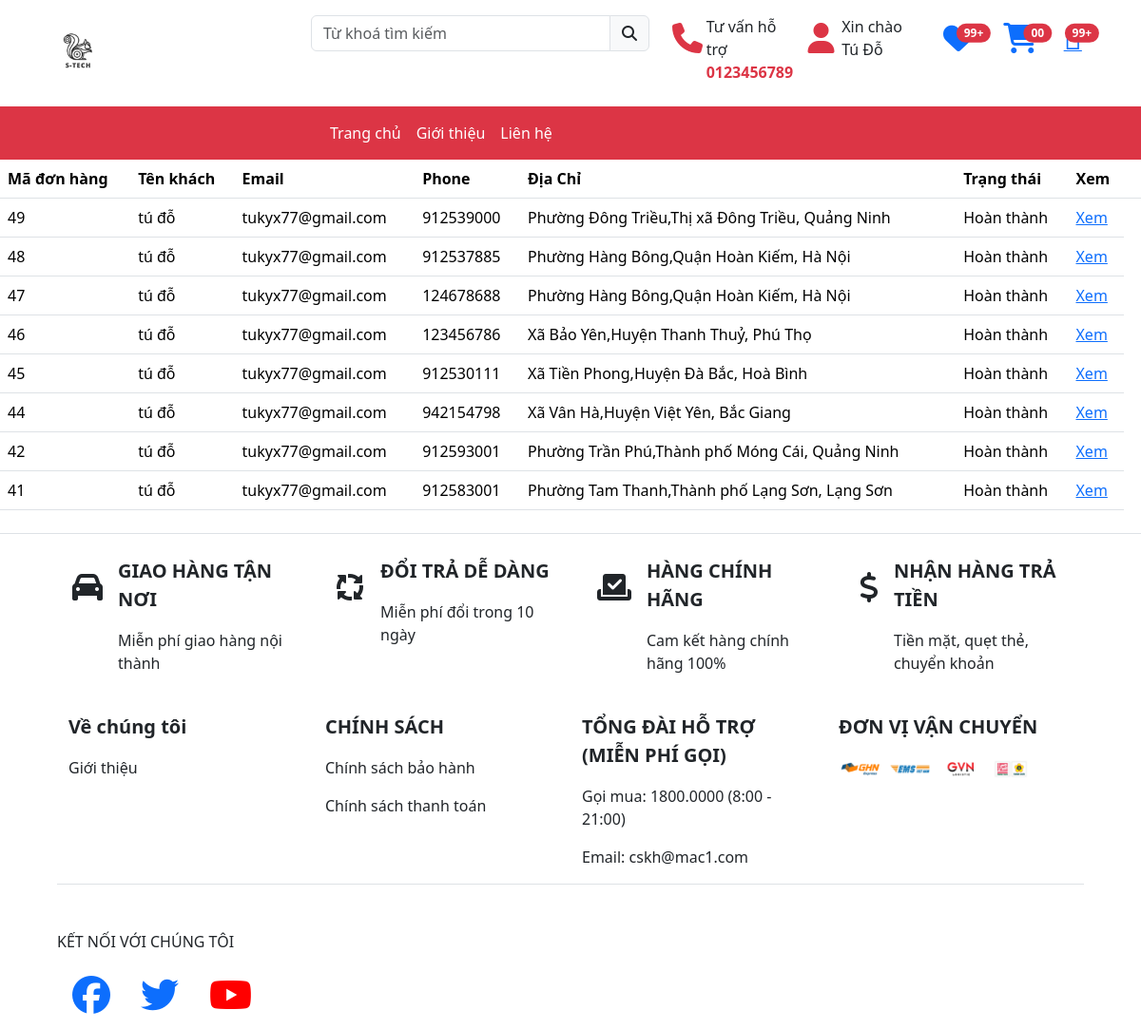
The app's page /user_don_hang.php (signed in), older data.
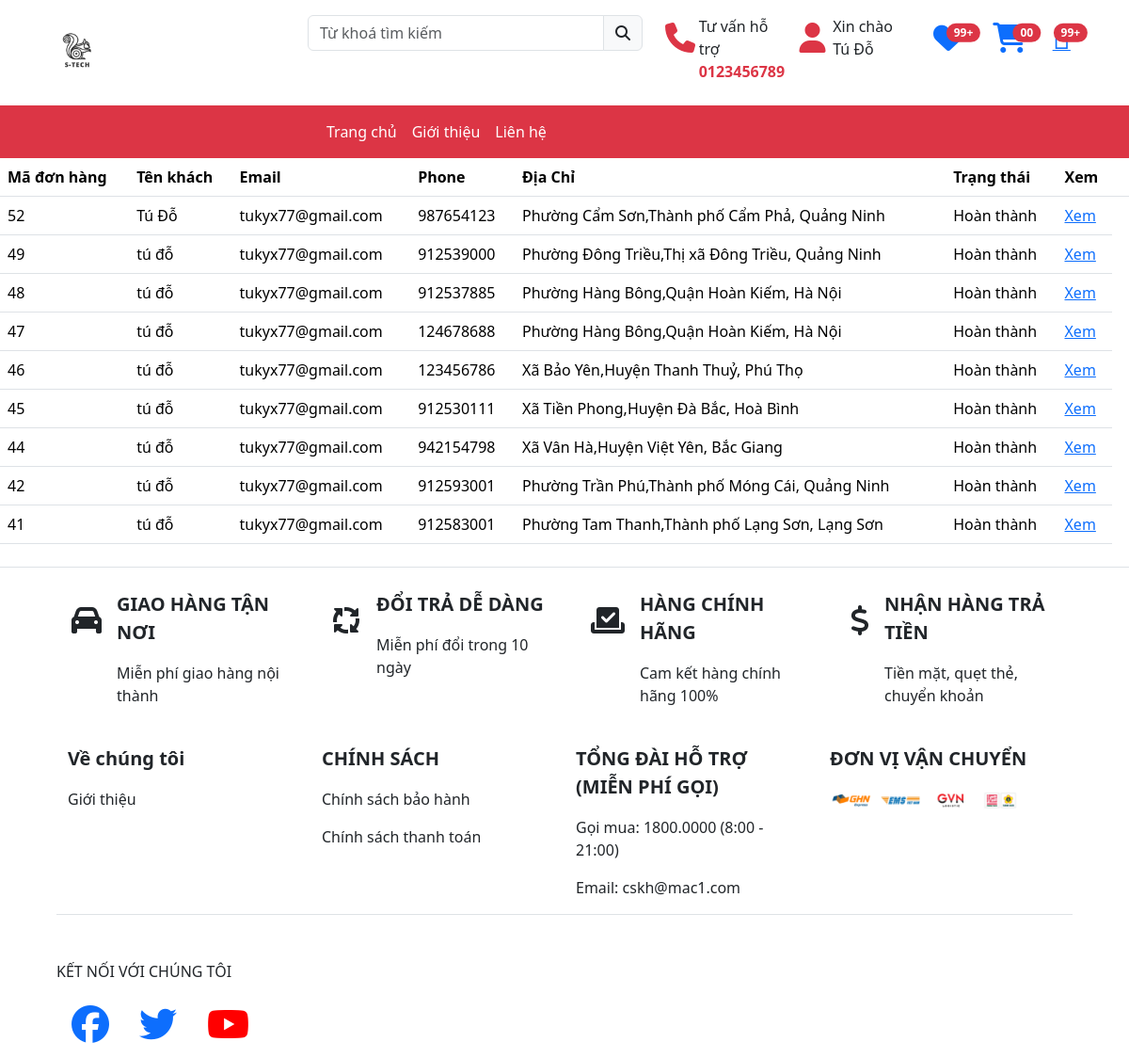
The same page, newer data.
### tables this page shows
CREATE TABLE `don_hang` (
  `id_don_hang` int NOT NULL,
  `ma_khach_hang` int DEFAULT NULL,
  `ten_khach_hang` varchar(399) NOT NULL,
  `email_khach_hang` varchar(399) NOT NULL,
  `xa` int NOT NULL,
  `huyen` int NOT NULL,
  `tinh` int NOT NULL,
  `sdt` int NOT NULL,
  `trang_thai` tinyint NOT NULL,
  `dateOrder` datetime NOT NULL DEFAULT CURRENT_TIMESTAMP
);

CREATE TABLE `phuong_xa` (
  `id_phuong_xa` int NOT NULL,
  `id_quan_huyen` int NOT NULL,
  `ten_phuong_xa` varchar(299) NOT NULL
);

CREATE TABLE `quan_huyen` (
  `id_quan_huyen` int NOT NULL,
  `id_tinh` int NOT NULL,
  `ten_quan_huyen` varchar(100) NOT NULL
);

CREATE TABLE `tinh` (
  `id_tinh` int NOT NULL,
  `ten_tinh` varchar(199) NOT NULL
);

### controller/c_don_hang.php (called while the page is built, shortened)
<?php
include_once "model/m_don_hang.php";
class C_don_hang{
    function quan_ly_don_hang_user($id){
        $m_don_hang = new M_don_hang();
        $don_hang_user=$m_don_hang->don_hang_user($id);
        include("view_site/layout/index.php");
    }
}

### view_site/layout/content/index.php (called while the page is built)
<?php
require("$view");

### model/database.php (called while the page is built, shortened)
<?php
class database
{
    public function pdo_get_connection()
    {
        $servername = 'localhost';
        $username = 'root';
        $pass = '';
        try {
            $con = new PDO("mysql:host=$servername;dbname=du_an1", $username, $pass);
            $con->setAttribute(PDO::ATTR_ERRMODE, PDO::ERRMODE_EXCEPTION);
            return $con;
        } catch (Exception $ex) {
            echo $ex->getMessage();
            echo $ex->getLine();
            echo $ex->getFile();
        }
    }
    public function pdo_query($sql, $sql_args = [])
    {
        try {
            $con = $this->pdo_get_connection();
            $stmt = $con->prepare($sql);
            $stmt->execute($sql_args);
            $rows = $stmt->fetchAll();
            return $rows;
        } catch (PDOException $ex) {
            throw $ex;
        }
    }
}

### model/m_don_hang.php (called while the page is built, shortened)
<?php
include_once "database.php";
class M_don_hang extends database{
    function don_hang_user($id){
        $sql="SELECT * FROM don_hang INNER JOIN phuong_xa ON don_hang.xa=phuong_xa.id_phuong_xa INNER JOIN quan_huyen ON don_hang.huyen=quan_huyen.id_quan_huyen INNER JOIN tinh ON don_hang.tinh=tinh.id_tinh WHERE ten_khach_hang='$id' Order By id_don_hang Desc";
        return $this->pdo_query( $sql );
    }
}

### view_site/don_hang/user_donhang.php (the view, shortened to what this page needs)
<table class="table">
    <thead class="thead-dark">
        <tr>
            <th scope="col">Mã đơn hàng</th>
            <th scope="col">Tên khách</th>
            <th scope="col">Email</th>
            <th scope="col">Phone</th>
            <th scope="col">Địa Chỉ</th>
            <th scope="col">Trạng thái</th>
            <th scope="col">Xem</th>
            <th scope="col"></th>
        </tr>
    </thead>
    <tbody>
        <?php
        foreach ($don_hang_user as  $loai) {
        ?>
            <tr>
                <td><?php echo $loai['id_don_hang'] ?></td>
                <td><?php echo $loai['ten_khach_hang'] ?></td>
                <td><?php echo $loai['email_khach_hang'] ?></td>
                <td><?php echo $loai['sdt'] ?></td>
                <td><?php echo $loai['ten_phuong_xa'].','.$loai['ten_quan_huyen'].','.$loai['ten_tinh']; ?></td>
                <td><?php
                    if($loai['trang_thai'] == 1){
                        echo 'Chờ xác nhận';
                    }else if($loai['trang_thai'] == 2){
                        echo 'Đã xác nhận';
                    }else if($loai['trang_thai'] == 3){
                        echo 'Đang vận chuyển';
                    }else if($loai['trang_thai'] == 4){
                        echo 'Giao hàng thành công';
                    }else if($loai['trang_thai'] == 5){
                        echo 'Hoàn thành';
                    }?></td>
                <td><a href="user_don_hang.php?ma_don=<?php echo $loai['id_don_hang'] ?>">Xem</a></td>
            </tr>
        <?php } ?>
    </tbody>
</table>

### user_don_hang.php (shortened to what this page needs)
<?php
include "controller/c_don_hang.php";
$c_don_hang = new c_don_hang();
if(isset($_SESSION['ho_ten'])){
    $c_don_hang->quan_ly_don_hang_user($_SESSION['ho_ten']);
}

### view_site/layout/index.php (shortened to what this page needs)
<!DOCTYPE html>
<html lang="en">
<head>
    <link href="https://cdn.jsdelivr.net/npm/bootstrap@5.3.1/dist/css/bootstrap.min.css" rel="stylesheet">
    <link rel="stylesheet" href="https://cdnjs.cloudflare.com/ajax/libs/font-awesome/6.4.2/css/all.min.css" />
    <link rel="stylesheet" href="public/css/css.css">
    <link rel="stylesheet" href="https://cdnjs.cloudflare.com/ajax/libs/font-awesome/6.4.2/css/all.min.css" />
    <link rel="stylesheet" href="https://code.jquery.com/ui/1.12.1/themes/base/jquery-ui.css">
</head>
<body>
    <div>
        <?php
        require("header/index.php");
        require("content/index.php");
        require("footer/index.php");
        ?>
    </div>
</body>
</html>

### view_site/layout/header/index.php (shortened to what this page needs)
<section class="my_header">
    <div class="container py-3">
        <div class="row">
            <div class="col-md-3 ">
                <a href="./index.php">
                    <img src="public/asset/logo.jpg" style="width:5rem" alt="">
                </a>
            </div>
            <div class="col-md-4">
            <form action="" method="post">
                <div class="input-group mb-3">
                    <input type="text" class="form-control" name="search" required placeholder="Từ khoá tìm kiếm "
                        aria-label="Recipient's username" aria-describedby="basic-addon2">
                    <button type="submit" class="input-group-text" name="search-btn" id="basic-addon2"><i class="fa-solid fa-magnifying-glass"></i></button>
                </div>
                </form>
            </div>
            <div class="col-md-3">
                <div class="row">
                    <div class="col">
                        <div class="row">
                            <div class="col-3">
                                <div class="fs-2 text-danger"><i class="fa-solid fa-phone"></i></div>
                            </div>
                            <div class="col-9">
                                Tư vấn hỗ trợ<br>
                                <strong class="text-danger">0123456789</strong>
                            </div>
                        </div>
                    </div>
                    <div class="col">
                        <div class="row">
                            <div class="col-3 ">
                                <div class="fs-2 text-danger dropdown">
                                    <?php
                                    if (isset($_SESSION['ho_ten'])) {
                                        echo '<div class="" id="avatar" style="" >';
                                        echo '<i class="fa-solid fa-user"></i>';
                                        echo '</div>';
                                    } else {
                                        echo '<i class="fa-solid fa-user"></i>';
                                    }
                                    ?>
                                </div>
                            </div>
                            <div class="col-9">
                                <?php
                                if (isset($_SESSION['ho_ten'])) {
                                    $ho_ten = $_SESSION['ho_ten'];
                                    echo 'Xin chào<br>' . $ho_ten;
                                } else {
                                    echo '<a style="text-decoration: none" href="dang_ky_dang_nhap.php">';
                                    echo 'Xin chào<br>';
                                    echo '<strong class="text-danger">Đăng nhập</strong> </a>';
                                }
                                ?>
                            </div>
                        </div>
                    </div>
                </div>
            </div>
            <div class="col-md-2">
                <div class="row">
                    <div class="col"><a href="#" class=" position-relative">
                            <span class="fs-2 "><i class="fa-solid fa-heart"></i></span>
                            <span
                                class="position-absolute top-0 start-100 translate-middle badge rounded-pill bg-danger">
                                99+
                            </span>
                        </a></div>
                    <?php if (1) { ?>
                    <div class="col"><a href="./gio_hang.php" class=" position-relative">
                            <span class="fs-2 "><i class="fa-solid fa-cart-shopping"></i></i></span>
                            <span
                                class="position-absolute top-0 start-100 translate-middle badge rounded-pill bg-danger">
                                00
                            </span>
                        </a></div>
                    <?php } ?>
                    <div class="col"><a href="#" class=" position-relative">
                            <span class="fs-2 "><i class="fa-duotone fa-inbox"></i></span>
                            <span
                                class="position-absolute top-0 start-100 translate-middle badge rounded-pill bg-danger">
                                99+
                            </span>
                        </a></div>
                </div>
            </div>
        </div>
    </div>
</section>
<div><?php require("menu.php"); ?></div>

### view_site/layout/header/menu.php (shortened to what this page needs)
<section class="my_menu bg-danger">
    <div class="container">
        <div class="row">
            <div class="col-md-3"></div>
            <div class="col-md-9">
                <nav class="navbar navbar-expand-lg bg-body-danger col-md-8">
                    <div class="container-fluid">
                        <div class="collapse navbar-collapse" id="navbarSupportedContent">
                            <ul class="navbar-nav me-auto mb-2 mb-lg-0">
                                <li class="nav-item">
                                    <a class="nav-link text-white active" aria-current="page" href="index.php">Trang
                                        chủ</a>
                                </li>
                                <li class="nav-item">
                                    <a class="nav-link  text-white active" aria-current="page" href="about.php">Giới thiệu</a>
                                </li>
                                <li class="nav-item">
                                    <a class="nav-link  text-white active" aria-current="page" href="lienhe.php">Liên hệ</a>
                                </li>
                            </ul>
                        </div>
                    </div>
                </nav>
            </div>
        </div>
    </div>
</section>

### view_site/layout/footer/index.php (shortened to what this page needs)
<div id="footer" class="mt-4 container-fluid border-top ">
    <div id="footer-1" class="my-4 mx-5">
        <div class="row">
            <div class="col-lg-3 col-md-4 col-sm-6 d-flex">
                <i class="fa-solid fa-car fs-2 pr-2 m-3"></i>
                <div class="d-flex flex-column ">
                    <p class="fw-bold fs-5">GIAO HÀNG TẬN NƠI</p>
                    <p class="fs-6">Miễn phí giao hàng nội thành</p>
                </div>
            </div>
            <div class="col-lg-3 col-md-4 col-sm-6 d-flex ">
                <i class="fa-solid fa-arrows-spin fs-2 pr-1 m-3"></i>
                <div class="d-flex flex-column ">
                    <p class="fw-bold fs-5">ĐỔI TRẢ DỄ DÀNG</p>
                    <p class="fs-6">Miễn phí đổi trong 10 ngày</p>
                </div>
            </div>
            <div class="col-lg-3 col-md-4 col-sm-6 d-flex ">
                <i class="fa-solid fa-check-to-slot fs-2 pr-1 m-3"></i>
                <div class="d-flex flex-column ">
                    <p class="fw-bold fs-5">HÀNG CHÍNH HÃNG</p>
                    <p class="fs-6">Cam kết hàng chính hãng 100%</p>
                </div>
            </div>
            <div class="col-lg-3 col-md-4 col-sm-6 d-flex ">
                <i class="fa-solid fa-dollar-sign fs-2 pr-1 m-3"></i>
                <div class="d-flex flex-column ">
                    <p class="fw-bold fs-5">NHẬN HÀNG TRẢ TIỀN
                    </p>
                    <p class="fs-6">Tiền mặt, quẹt thẻ, chuyển khoản
                    </p>
                </div>
            </div>
        </div>
    </div>
    <div id="footer-2">
        <div class="row mx-5">
            <div class="col-lg-3 col-md-4 col-sm-6">
                <div class="d-flex flex-column ">
                    <p class="fw-bold fs-5">Về chúng tôi</p>
                    <a>
                        <p class="fs-6">Giới thiệu</p>
                    </a>
                </div>
            </div>
            <div class="col-lg-3 col-md-4 col-sm-6">
                <div class="d-flex flex-column ">
                    <p class="fw-bold fs-5">CHÍNH SÁCH</p>
                    <a>
                        <p class="fs-6">Chính sách bảo hành</p>
                        <p class="fs-6">Chính sách thanh toán</p>
                    </a>
                </div>
            </div>
            <div class="col-lg-3 col-md-4 col-sm-6">
                <div class="d-flex flex-column ">
                    <p class="fw-bold fs-5"> TỔNG ĐÀI HỖ TRỢ (MIỄN PHÍ GỌI)</p>
                    <a>
                        <p class="fs-6">Gọi mua: 1800.0000 (8:00 - 21:00)</p>
                        <p class="fs-6">Email: cskh@mac1.com</p>
                    </a>
                </div>
            </div>
            <div class="col-lg-3 col-md-4 col-sm-6">
                <div class="d-flex flex-column ">
                    <p class="fw-bold fs-5">ĐƠN VỊ VẬN CHUYỂN</p>
                    <a>
                        <img src="public/asset/f-2.png" style="width: 200px;" alt="">
                    </a>
                </div>
            </div>
        </div>
    </div>
    <div id="footer-3" class="border-top d-flex mx-5 justify-content-between">
        <div class="d-flex mt-5 flex-column">
            <p>KẾT NỐI VỚI CHÚNG TÔI</p>
            <nav class="nav nav-pills flex-column flex-sm-row">
                <a class="flex-sm-fill text-sm-center nav-link " aria-current="page" href="#"><i class="fa-brands fa-facebook fs-1 pb-2"></i></a>
                <a class="flex-sm-fill text-sm-center nav-link " href="#"><i class="fa-brands fa-twitter fs-1 pb-2"></i></a>
                <a class="flex-sm-fill text-sm-center nav-link " style="color:red" href="#"><i class="fa-brands fa-youtube fs-1 pb-2"></i></a>
              </nav>
        </div>
    </div>
</div>

Row changes from the older to the newer data that the page shows:
added don_hang: id_don_hang "52", ten_khach_hang "Tú Đỗ", email_khach_hang "tukyx77@gmail.com", sdt "987654123", xa.ten_phuong_xa "Phường Cẩm Sơn", huyen.ten_quan_huyen "Thành phố Cẩm Phả", tinh.ten_tinh "Quảng Ninh", trang_thai "Hoàn thành"
